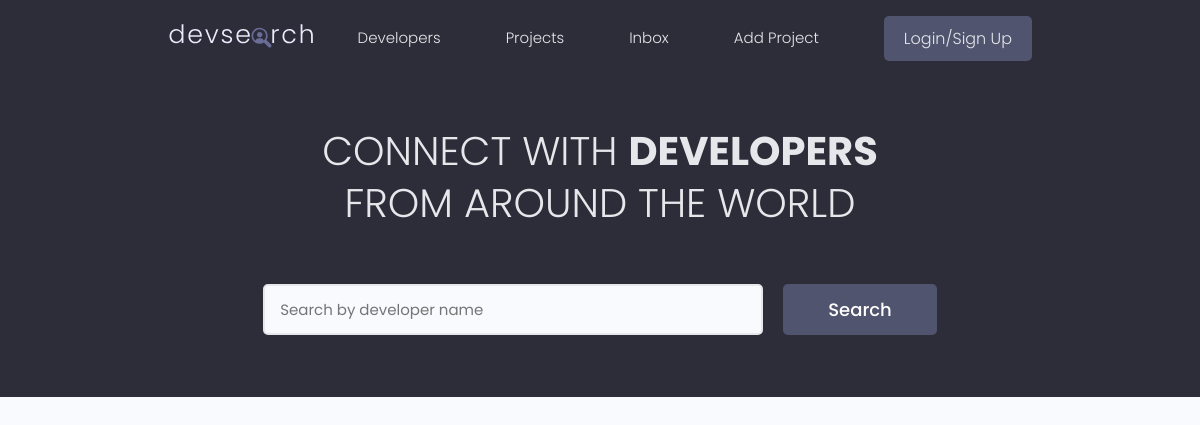
/, run on an earlier commit of the app's database.
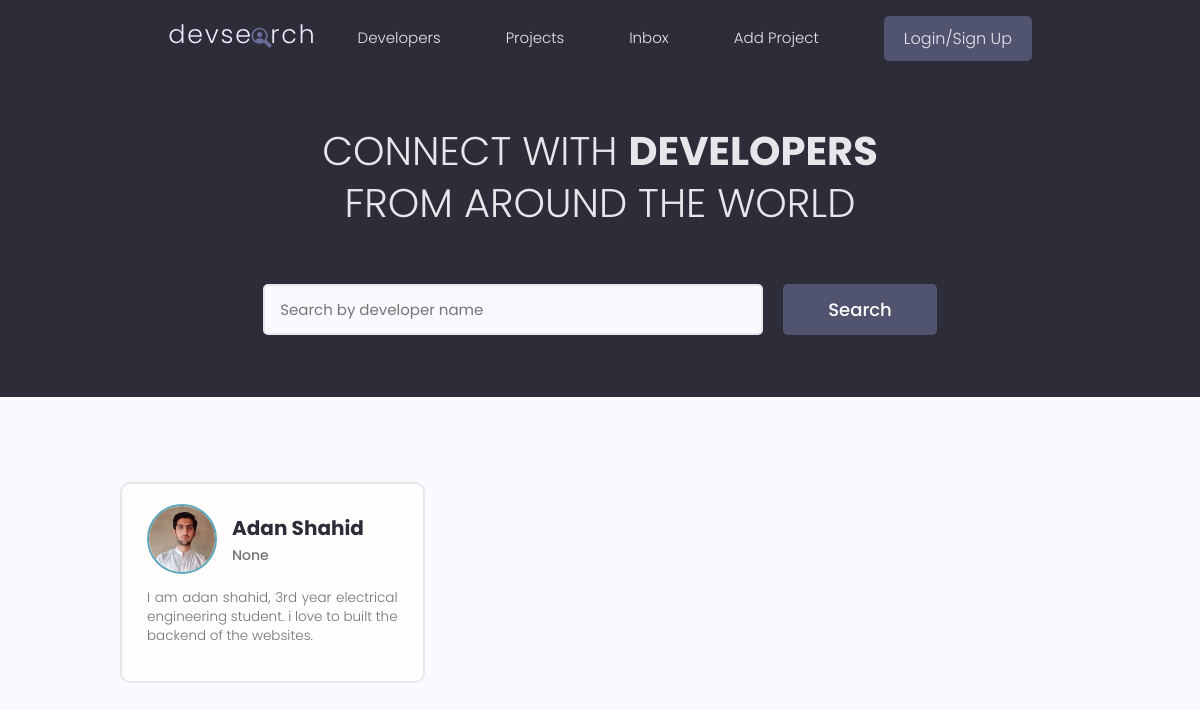
And on a later commit of the database.
### users/models.py (models this page shows, shortened)
class Profile(models.Model):
    user = models.OneToOneField(User, on_delete=models.CASCADE, null=True, blank=True)
    username = models.CharField(max_length=200, blank=True, null=True)
    location = models.CharField(max_length=200, blank=True, null=True)
    name = models.CharField(max_length=200, blank=True, null=True)
    email = models.EmailField(max_length=500, blank=True, null=True,)
    short_intro = models.CharField(max_length=200, blank=True, null=True)
    bio = models.TextField(blank=True, null=True)
    profile_image = models.ImageField(null=True, blank=True, upload_to='profiles/', default= "profiles/user-default.png")
    social_github = models.CharField(max_length=200, blank=True, null=True)
    social_twitter = models.CharField(max_length=200, blank=True, null=True)
    social_youtube = models.CharField(max_length=200, blank=True, null=True)
    social_linkedin = models.CharField(max_length=200, blank=True, null=True)
    social_website = models.CharField(max_length=200, blank=True, null=True)
    created = models.DateTimeField(auto_now_add=True)
    id = models.UUIDField(default=uuid.uuid4, unique=True, primary_key=True, editable=False)

### users/views.py (the view)
# urls.py: path('', views.profiles, name="profiles"),
def profiles(request):
    profiles = Profile.objects.all()
    skills = Skill.objects.all()
    context = {'profiles':profiles,
               'skills':skills}
    return render(request, 'users/profiles.html', context)

### users/templates/users/profiles.html (shortened to what this page needs)
{% extends 'main.html' %}
{% block content1 %}
<main class="home">
    <section class="hero-section text-center">
      <div class="container container--narrow">
        <div class="hero-section__box">
          <h2>CONNECT WITH <span>DEVELOPERS</span></h2>
          <h2>FROM AROUND THE WORLD</h2>
        </div>
        <div class="hero-section__search">
          <form class="form" action="#" method="get">
            <div class="form__field">
              <input class="input input--text" id="formInput#search" type="text" name="text"
                placeholder="Search by developer name" />
            </div>
            <input class="btn btn--sub btn--lg" type="submit" value="Search" />
          </form>
        </div>
      </div>
    </section>
    <section class="devlist">
      <div class="container">
        <div class="grid grid--three">
           {% for profile in profiles %}
            <div class="column card">
            <div class="dev">
              <a href="{% url 'user-profile' profile.id %}" class="card__body">
                <div class="dev__profile">
                  <img class="avatar avatar--md" src="{{ profile.profile_image.url }}" alt="image" />
                  <div class="dev__meta">
                    <h3>{{profile.name}}</h3>
                    <h5>{{profile.short_intro|slice:"60"}}</h5>
                  </div>
                </div>
                <p class="dev__info">{{profile.bio|slice:"150"}}</p>
              </a>
            </div>
          </div>
          {% endfor %}
        </div>
      </div>
    </section>
  </main>
{% endblock content1 %}

What changed in the data, as far as the page shows it:
added Profile: profile_image (picture), name "Adan Shahid", short_intro "None", bio "I am adan shahid, 3rd year electrical engineering student. i love to built the backend of the websites."
